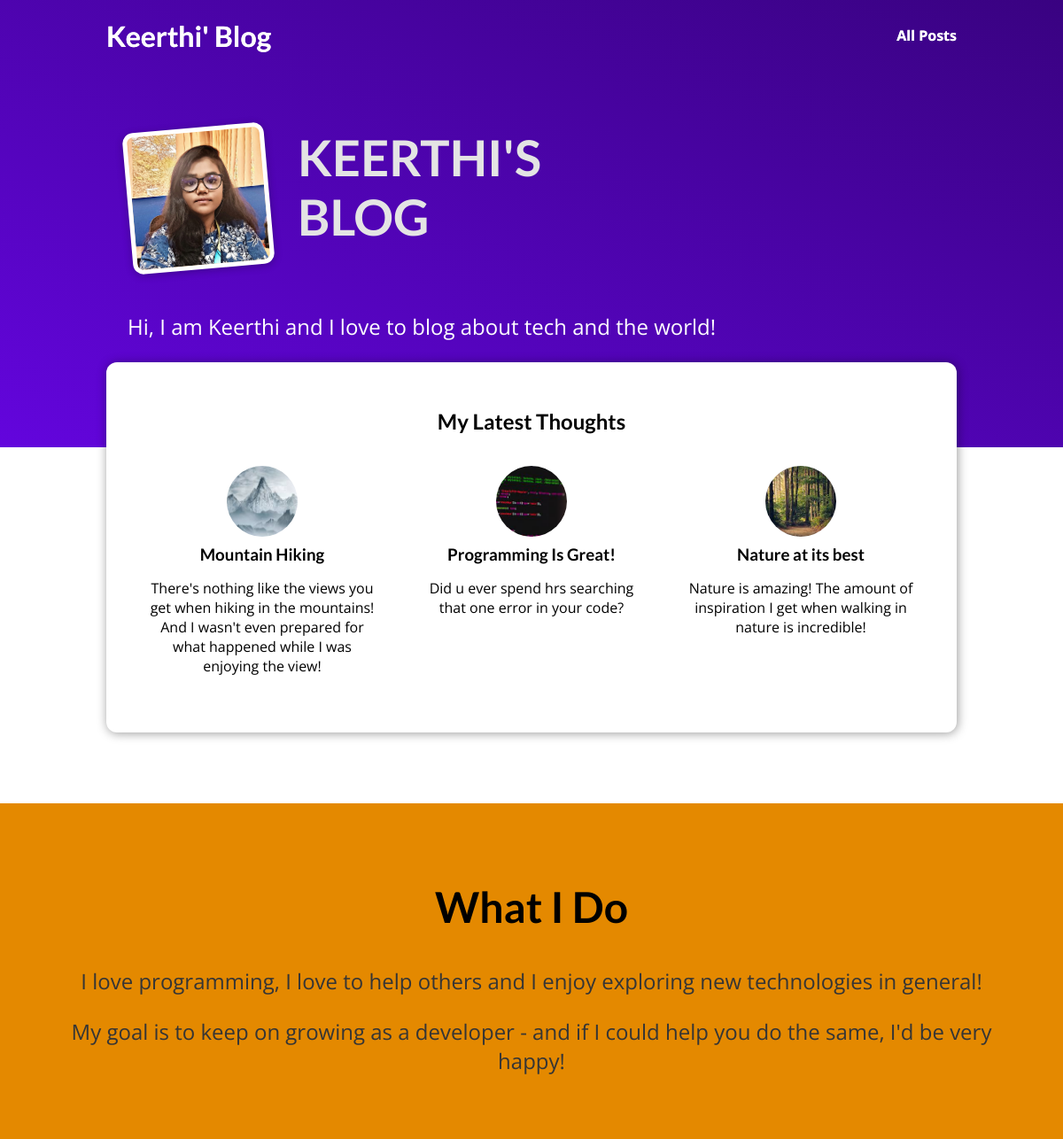
The page / on the database its author committed.
### blog/models.py (models this page shows)
class Post(models.Model):
    title = models.CharField(max_length=150)
    excerpt = models.CharField(max_length=200)
    image_name = models.CharField(max_length=100)
    date = models.DateField(auto_now=True)
    slug = models.SlugField(unique=True, db_index=True)
    content = models.TextField(validators=[MinLengthValidator(10)])
    author = models.ForeignKey(Author, on_delete=models.SET_NULL, null=True, related_name="posts") #One-To-Many Relation with Author
    tags = models.ManyToManyField(Tag)

### blog/views.py (the view)
# urls.py: path("",views.starting_page, name="starting-page"),
def starting_page(request):
    latest_posts = Post.objects.all().order_by("-date")[:3] # -date => sorted descending order
    return render(request, "blog/index.html",{
        "posts" : latest_posts
    })

### blog/templates/blog/index.html (shortened to what this page needs)
{% extends "base.html" %}
{% load static %}
{% block css_files %}
    <link rel="stylesheet" href="{% static "blog/post.css" %}"/>
    <link rel="stylesheet" href="{% static "blog/index.css" %}"/>
{% endblock  %}
{% block content %}
    <header id="main-navigation">
        <h1><a href="">Keerthi' Blog</a></h1>
        <nav>
            <a href="{% url "posts-page" %}">All Posts</a>
        </nav>
    </header>
    <section id="welcome">
        <header>
            <img src="{% static "blog/images/profile.jpeg" %}" alt="Keerthi - The Author Of This Blog"/>
            <h2>KEERTHI'S BLOG</h2>
        </header>
        <p>Hi, I am Keerthi and I love to blog about tech and the world!</p>
    </section>
    <section id="latest-posts">
        <h2>My Latest Thoughts</h1>
        <ul>
            {% for post in posts %}
            {% include "blog/includes/post.html" %}
            {% endfor %}
        </ul>
    </section>
    <section id="about">
        <h2>What I Do</h2>
        <p>I love programming, I love to help others and
            I enjoy exploring new technologies in general!
        </p>
        <p>
            My goal is to keep on growing as a developer - and
            if I could help you do the same, I'd be very happy!
        </p>
    </section>
{% endblock %}

### blog/templates/blog/includes/post.html
{% load static %}
<li>
    <article class="post">
        <a href="{% url "post-detail-page" post.slug %}">
            <img src="{% static "blog/images/"|add:post.image_name %}" alt="{{ post.title }}"/>
            <div class="post_content">
                <h3>{{ post.title }}</h3>
                <p>
                    {{post.excerpt}}
                </p>
            </div>
        </a>
    </article>
</li>

### static/app.css (style rules this page uses)
* { box-sizing: border-box; }
html { font-family: 'Open Sans', 'Lato', sans-serif; }
body { margin: 0; }
h1, h2, h3 { font-family: 'Lato', sans-serif; font-weight: bold; }
#main-navigation { width: 100%; height: 5rem; display: flex; justify-content: space-between; align-items: center; padding: 0 10%; position: absolute; top: 0; left: 0; }
#main-navigation a { text-decoration: none; color: white; font-weight: bold; }

### blog/static/blog/post.css (style rules this page uses)
.post { display: flex; flex-direction: column; align-items: center; text-align: center; }
.post a { text-decoration: none; color: black; transition: all 0.2s ease; padding: 1rem; }
.post img { width: 5rem; height: 5rem; object-fit: cover; border-radius: 50%; }
.post h3 { margin: 0.25rem 0; }

### blog/static/blog/index.css (style rules this page uses)
#welcome { background: linear-gradient(to right top, #6305dd, #390281); padding: 6rem 12%; }
#welcome header { display: flex; align-items: flex-start; margin: 3rem auto; }
#welcome img { width: 10rem; height: 10rem; object-fit: cover; object-position: top; border: 5px solid white; border-radius: 12px; background-color: #ffe1bf; transform: rotateZ(-5deg); box-shadow: 0 2px 8px rgba(0, 0, 0, 0.25); }
#welcome h2 { font-size: 3.5rem; margin: 0 0 0 2rem; color: #e4e4e4; width: 10rem; }
#welcome p { color: white; font-size: 1.5rem; }
#latest-posts { background-color: white; padding: 2rem; border-radius: 12px; width: 60rem; margin: -6rem auto 2rem auto; box-shadow: 1px 1px 12px rgba(0, 0, 0, 0.4); }
#latest-posts h2 { text-align: center; }
#latest-posts ul { list-style: none; margin: 0; padding: 0; display: flex; gap: 1rem; }
#latest-posts li { flex: 1; }
#about { text-align: center; padding: 3rem; background-color: #e48900; margin-top: 5rem; }
#about h2 { font-size: 3rem; }
#about p { font-size: 1.5rem; color: #353535; }

### rows shown on the page
Post: image_name (picture), title "Mountain Hiking", excerpt "There's nothing like the views you get when hiking in the mountains! And I wasn't even prepared for what happened while I was enjoying the view!"
Post: image_name (picture), title "Programming Is Great!", excerpt "Did u ever spend hrs searching that one error in your code?"
Post: image_name (picture), title "Nature at its best", excerpt "Nature is amazing! The amount of inspiration I get when walking in nature is incredible!"
